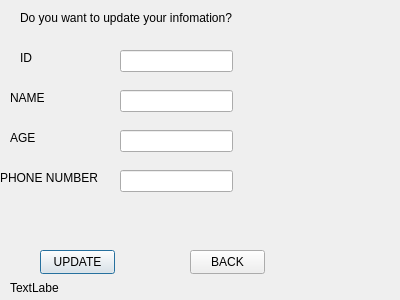
<?xml version="1.0" encoding="UTF-8"?>
<ui version="4.0">
 <class>update_Employee</class>
 <widget class="QDialog" name="update_Employee">
  <property name="geometry">
   <rect>
    <x>0</x>
    <y>0</y>
    <width>400</width>
    <height>300</height>
   </rect>
  </property>
  <property name="windowTitle">
   <string>Dialog</string>
  </property>
  <widget class="QPushButton" name="update">
   <property name="geometry">
    <rect>
     <x>40</x>
     <y>250</y>
     <width>75</width>
     <height>24</height>
    </rect>
   </property>
   <property name="text">
    <string>UPDATE</string>
   </property>
  </widget>
  <widget class="QPushButton" name="BACK">
   <property name="geometry">
    <rect>
     <x>190</x>
     <y>250</y>
     <width>75</width>
     <height>24</height>
    </rect>
   </property>
   <property name="text">
    <string>BACK</string>
   </property>
  </widget>
  <widget class="QLabel" name="label">
   <property name="geometry">
    <rect>
     <x>20</x>
     <y>10</y>
     <width>231</width>
     <height>16</height>
    </rect>
   </property>
   <property name="text">
    <string>Do you want to update your infomation?</string>
   </property>
  </widget>
  <widget class="QLabel" name="label_2">
   <property name="geometry">
    <rect>
     <x>20</x>
     <y>50</y>
     <width>49</width>
     <height>16</height>
    </rect>
   </property>
   <property name="text">
    <string>ID</string>
   </property>
  </widget>
  <widget class="QLineEdit" name="lineEdit">
   <property name="geometry">
    <rect>
     <x>120</x>
     <y>50</y>
     <width>113</width>
     <height>22</height>
    </rect>
   </property>
  </widget>
  <widget class="QLabel" name="label_3">
   <property name="geometry">
    <rect>
     <x>10</x>
     <y>90</y>
     <width>49</width>
     <height>16</height>
    </rect>
   </property>
   <property name="text">
    <string>NAME</string>
   </property>
  </widget>
  <widget class="QLineEdit" name="lineEdit_2">
   <property name="geometry">
    <rect>
     <x>120</x>
     <y>90</y>
     <width>113</width>
     <height>22</height>
    </rect>
   </property>
  </widget>
  <widget class="QLabel" name="label_4">
   <property name="geometry">
    <rect>
     <x>10</x>
     <y>130</y>
     <width>49</width>
     <height>16</height>
    </rect>
   </property>
   <property name="text">
    <string>AGE</string>
   </property>
  </widget>
  <widget class="QLineEdit" name="lineEdit_3">
   <property name="geometry">
    <rect>
     <x>120</x>
     <y>130</y>
     <width>113</width>
     <height>22</height>
    </rect>
   </property>
  </widget>
  <widget class="QLabel" name="label_5">
   <property name="geometry">
    <rect>
     <x>0</x>
     <y>170</y>
     <width>111</width>
     <height>16</height>
    </rect>
   </property>
   <property name="text">
    <string>PHONE NUMBER</string>
   </property>
  </widget>
  <widget class="QLineEdit" name="lineEdit_4">
   <property name="geometry">
    <rect>
     <x>120</x>
     <y>170</y>
     <width>113</width>
     <height>22</height>
    </rect>
   </property>
  </widget>
  <widget class="QLabel" name="label_6">
   <property name="geometry">
    <rect>
     <x>10</x>
     <y>280</y>
     <width>49</width>
     <height>16</height>
    </rect>
   </property>
   <property name="text">
    <string>TextLabel</string>
   </property>
  </widget>
 </widget>
 <resources/>
 <connections>
  <connection>
   <sender>BACK</sender>
   <signal>clicked()</signal>
   <receiver>update_Employee</receiver>
   <slot>close()</slot>
   <hints>
    <hint type="sourcelabel">
     <x>225</x>
     <y>256</y>
    </hint>
    <hint type="destinationlabel">
     <x>274</x>
     <y>290</y>
    </hint>
   </hints>
  </connection>
 </connections>
</ui>
